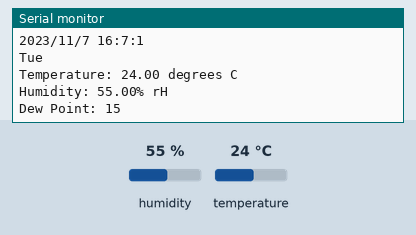
Recording of a sketch running on a simulated Arduino Uno, built with avr-gcc and run on an emulated ATmega328P. Shown: the last lines printed to the serial monitor. The test bench sets the inputs (shaded band); at power-on: humidity 55 %, temperature 24 °C. The local clock reads 2024-03-15 10:24:30 at power-on unless the sketch sets it.

Above: at 1.9 s.
2.0 s: humidity set to 22 %
At 3.1 s:
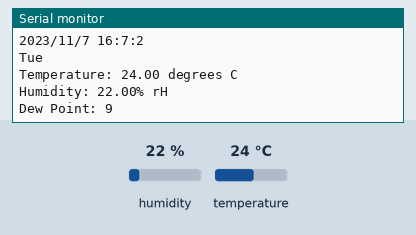
3.5 s: temperature set to 12 °C
At 4.8 s:
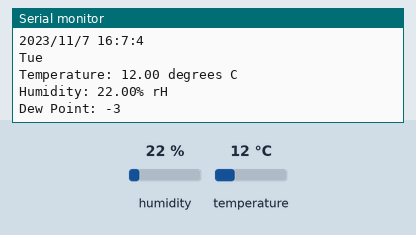
5.0 s: humidity set to 40 %
At 6.3 s:
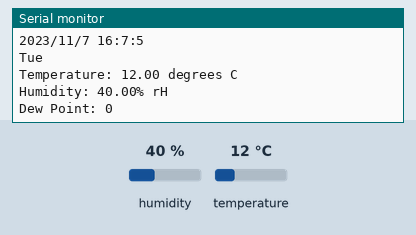
Timing chart, 0 to 8.0 s (numbered marks = the images above; inputs shaded):
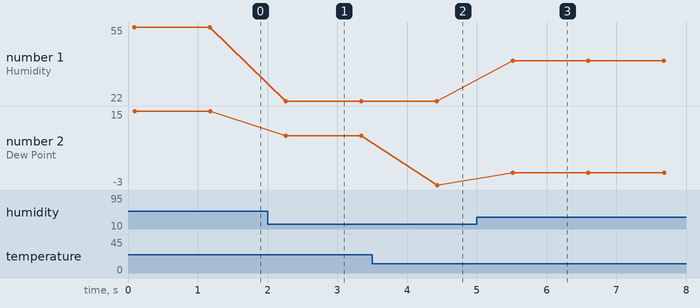

The sketch:

Temp_RH_Sampling_Loop.ino
```cpp
#include <Wire.h> //allows you to communitcate with I2C/TWI devices
#include "Sodaq_DS3231.h" //library for the DS3231 RTC (Real Time Clock)
#include "Adafruit_SHTC3.h" //library for the SHTC3 temperature & humidity sensor

char weekDay[][4] = {"Sun", "Mon", "Tue", "Wed", "Thu", "Fri", "Sat" };

//year, month, date, hour, min, sec and week-day(starts from 0 and goes to 6)
//writing any non-existent time-data may interfere with normal operation of the RTC.
//Take care of week-day also.
DateTime dt(2023, 11, 07, 16, 07, 0, 2);

Adafruit_SHTC3 shtc3 = Adafruit_SHTC3();

void setup() {
  // put your setup code here, to run once:
  Serial.begin(57600); //Sets the data rate in bits per second (baud) for serial data transmission
  Wire.begin(); //This function initializes the Wire library and join the I2C bus as a controller or a peripheral (QU: This means that it adds teh arduino into the bus correct? Does it add the temperature sensors, etc. onto the bus?)
  rtc.begin(); //RTCZero-begin(): Initializes the internal RTC. Needs to be called before any other RTC library methods.
  rtc.setDateTime(dt); //Adjust date-time as defined 'dt' above

  //Code from the SHTC3 example, found at https://learn.adafruit.com/adafruit-sensirion-shtc3-temperature-humidity-sensor/arduino
  Serial.println("SHTC3 test");

  //shtc3.begin
  if (! shtc3.begin()) {
    Serial.println("Couldn't find SHTC3");
    while (1) delay(1); //QU: This is from the example code-why is it delaying indefinitely? Should it be checking to try to find the shtc3 again?
  }
  Serial.println("Found SHTC3 sensor");
}

void loop() {
  // put your main code here, to run repeatedly: (Control loop)

  //The code below shows how to get the date and time
  DateTime now = rtc.now(); //get the current date-time
  Serial.print(now.year(), DEC);
  Serial.print('/');
  Serial.print(now.month(), DEC);
  Serial.print('/');
  Serial.print(now.date(), DEC);
  Serial.print(' ');
  Serial.print(now.hour(), DEC);
  Serial.print(':');
  Serial.print(now.minute(), DEC);
  Serial.print(':');
  Serial.print(now.second(), DEC);
  Serial.println();
  Serial.print(weekDay[now.dayOfWeek()]);
  Serial.println();

  //TODO: Is there an integer value for seconds since December 12, 1971? Is this what the library is doing? Unix timestamp?
  //For outputting to log files, we would want to use the Unix timestamp

  //TODO: Work on reading & writing to nonvolatile memory (SD card on the Arduino)

  //Code for reading in temp and RH from the SHTC3 example, found at https://learn.adafruit.com/adafruit-sensirion-shtc3-temperature-humidity-sensor/arduino

  sensors_event_t humidity, temp;

  shtc3.getEvent(&humidity, &temp);// populate temp and humidity objects with fresh data

  Serial.print("Temperature: "); Serial.print(temp.temperature); Serial.println(" degrees C");
  Serial.print("Humidity: "); Serial.print(humidity.relative_humidity); Serial.println("% rH");

  //The below code will be uncommented once temp and RH can be received through the sensor, to then do the dew point calculation
  int temperature = temp.temperature;
  int RH = humidity.relative_humidity;
  int dewPoint = temperature - ((100 - RH) / 5);

  Serial.print("Dew Point: ");   Serial.println(dewPoint);

  //example if humidity < 50%, don't do anythiing. If humidity > 50%, check dew point. If dew point <70%, don't do anything. If dew point > 70%, check if it's raining
  delay(1000);

}
```

Measured:
- after the input at 2.0 s, the serial monitor: prints a new line after 0.26 s (image 1)
- after the input at 3.5 s, the serial monitor: prints a new line after 0.92 s (image 2)
- after the input at 5.0 s, the serial monitor: prints a new line after 0.51 s (image 3)
- plotted number 1: 55 → 22 after the input at 2.0 s, 22 → 40 after the input at 5.0 s
- plotted number 2: 15 → 9 after the input at 2.0 s, 9 → -3 after the input at 3.5 s, -3 → 0 after the input at 5.0 s
